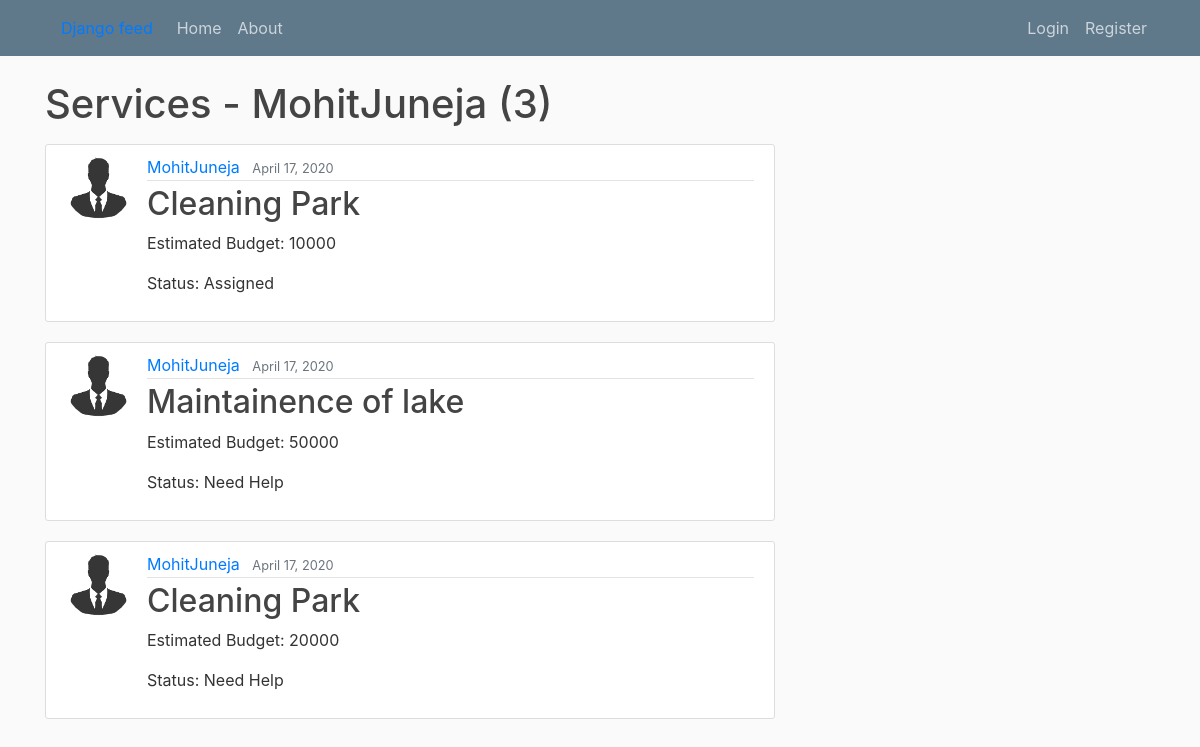
/user/MohitJuneja, run on the app's committed database.
### feed/models.py (models this page shows, shortened)
class service(models.Model):
	title = models.CharField(max_length=100)
	content = models.TextField()
	tags = TaggableManager()
	created_by = models.ForeignKey(User,on_delete=models.CASCADE,related_name="creator")
	date_of_creation = models.DateTimeField(default=timezone.now)
	status = models.CharField(max_length=100,default="Need Help")
	provider = models.ForeignKey(User,on_delete=models.CASCADE,blank=True,null=True,related_name="assignee")
	estimate_budget = models.IntegerField()
	expected_date_of_completion = models.DateTimeField()
	service_pre_Img = models.ImageField(default='default_incomplete.png',upload_to='before_service/')
	complete_info = models.TextField(default="Service Completed")
	service_post_Img = models.ImageField(default='default_incomplete.png',upload_to='after_service/')

### users/models.py (models this page shows, shortened)
class Profile(models.Model):
	user = models.OneToOneField(User, on_delete=models.CASCADE)
	image = models.ImageField(default='default.png',upload_to="profile_pics")

### feed/views.py (the view)
# urls.py: path('user/<str:username>', UserPostListView.as_view(), name='user-posts'),
class UserPostListView(ListView):
	model = service
	template_name = 'feed/user_posts.html'  # <app>/<model>_<viewtype>.html
	context_object_name = 'posts'
	paginate_by = 5
	def get_queryset(self):
		user = get_object_or_404(User, username=self.kwargs.get('username'))
		return service.objects.filter(created_by=user).order_by('-date_of_creation')

### feed/templates/feed/user_posts.html (shortened to what this page needs)
{% extends "feed/base.html" %}
{% block content %}
    <h1 class="mb-3">Services - {{ view.kwargs.username }} ({{ page_obj.paginator.count }})</h1>
    {% for post in posts %}
      <article class="media content-section">
      <img class = "rounded-circle article-img" src="{{ post.created_by.profile.image.url }}">
      <div class="media-body">
        <div class="article-metadata">
          <a class="mr-2" href="{% url 'user-posts' post.created_by.username %}">{{ post.created_by }}</a>
          <small class="text-muted">{{ post.date_of_creation|date:"F d, Y" }}</small>
        </div>
        <h2><a class="article-title" href="{% url 'post-detail' post.id %}">{{ post.title }}</a></h2>
        <p class="article-content">Estimated Budget: {{ post.estimate_budget }}</p>
        <p class="article-content">Status: {{post.status }}</p>
      </div>
      </article>
    {% endfor %}
{% endblock content %}

### feed/static/feed/main.css (style rules this page uses)
body { background: #fafafa; color: #333333; margin-top: 5rem; }
h1, h2, h3, h4, h5, h6 { color: #444444; }
.content-section { background: #ffffff; padding: 10px 20px; border: 1px solid #dddddd; border-radius: 3px; margin-bottom: 20px; }
.article-title { color: #444444; }
.article-content { white-space: pre-line; }
.article-img { height: 65px; width: 65px; margin-right: 16px; }
.article-metadata { padding-bottom: 1px; margin-bottom: 4px; border-bottom: 1px solid #e3e3e3 }

### data on the page
service: created_by.profile.image (placeholder picture), created_by "MohitJuneja", date_of_creation "April 17, 2020", title "Cleaning Park", estimate_budget "10000", status "Assigned"
service: created_by.profile.image (placeholder picture), created_by "MohitJuneja", date_of_creation "April 17, 2020", title "Maintainence of lake", estimate_budget "50000", status "Need Help"
service: created_by.profile.image (placeholder picture), created_by "MohitJuneja", date_of_creation "April 17, 2020", title "Cleaning Park", estimate_budget "20000", status "Need Help"

### other printed values
{{ view.kwargs.username }} "MohitJuneja"
{{ page_obj.paginator.count }} "3"
